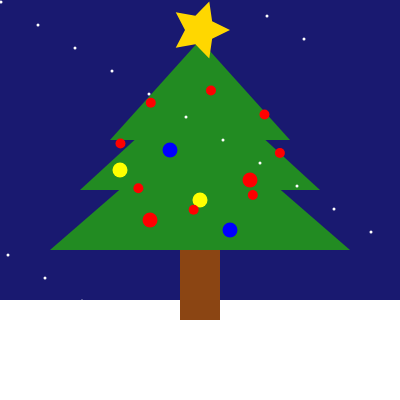
Frame 1 (no input)
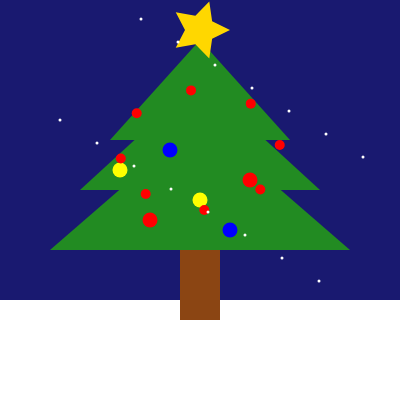
Frame 60 (no input)
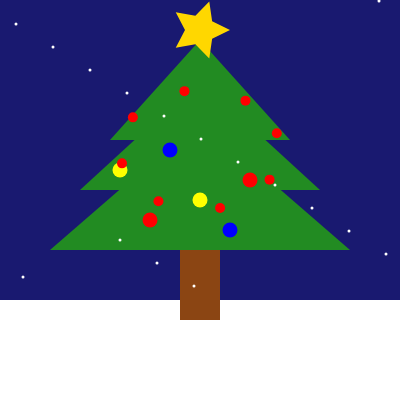
Frame 120 (the mouse pressed at the canvas centre since frame 60)

The p5.js sketch that drew these frames (run headless with seeded random() and noise() and a simulated clock; from frame 60 on, the mouse is pressed at the canvas centre):

// p5.js sketch
// ── sketch.js
// 🎄 НОВОГОДНЯЯ ЁЛКА
// Попробуй изменить цвета игрушек или скорость мигания!

function setup() {
    createCanvas(400, 400);
  }
  
  function draw() {
    // Тёмно-синее небо
    background(25, 25, 112);
    
    // Снег внизу
    fill(255);
    noStroke();
    rect(0, 300, 400, 100);
    
    // Ствол ёлки
    fill(139, 69, 19);
    rect(180, 240, 40, 80);
    
    // Ярусы ёлки
    fill(34, 139, 34);
    triangle(50, 250, 350, 250, 200, 120);  // нижний
    triangle(80, 190, 320, 190, 200, 80);    // средний
    triangle(110, 140, 290, 140, 200, 40);   // верхний
    
    // Звезда
    fill(255, 215, 0);
    drawStar(200, 30, 15, 30, 5);
    
    // Игрушки
    // Красные
    fill(255, 0, 0);
    ellipse(150, 220, 15, 15);
    ellipse(250, 180, 15, 15);
    
    // Синие
    fill(0, 0, 255);
    ellipse(230, 230, 15, 15);
    ellipse(170, 150, 15, 15);
    
    // Жёлтые
    fill(255, 255, 0);
    ellipse(200, 200, 15, 15);
    ellipse(120, 170, 15, 15);
    
    // Мигающая гирлянда
    for (let i = 0; i < 8; i++) {
      if ((frameCount + i) % 30 < 15) {
        fill(255, 0, 0); // красный
      } else {
        fill(0, 0, 255); // синий
      }
      
      let x = 200 + 80 * cos(i * 0.8 + frameCount * 0.05);
      let y = 150 + 60 * sin(i * 0.8 + frameCount * 0.05);
      ellipse(x, y, 10, 10);
    }
    
    // Падающий снег
    fill(255);
    for (let i = 0; i < 20; i++) {
      let x = (i * 37 + frameCount) % 400;
      let y = (i * 23 + frameCount * 2) % 400;
      ellipse(x, y, 3, 3);
    }
  }
  
  // Функция для рисования звезды
  function drawStar(x, y, radius1, radius2, npoints) {
    let angle = TWO_PI / npoints;
    let halfAngle = angle / 2.0;
    
    beginShape();
    for (let a = 0; a < TWO_PI; a += angle) {
      let sx = x + cos(a) * radius2;
      let sy = y + sin(a) * radius2;
      vertex(sx, sy);
      
      sx = x + cos(a + halfAngle) * radius1;
      sy = y + sin(a + halfAngle) * radius1;
      vertex(sx, sy);
    }
    endShape(CLOSE);
  }
